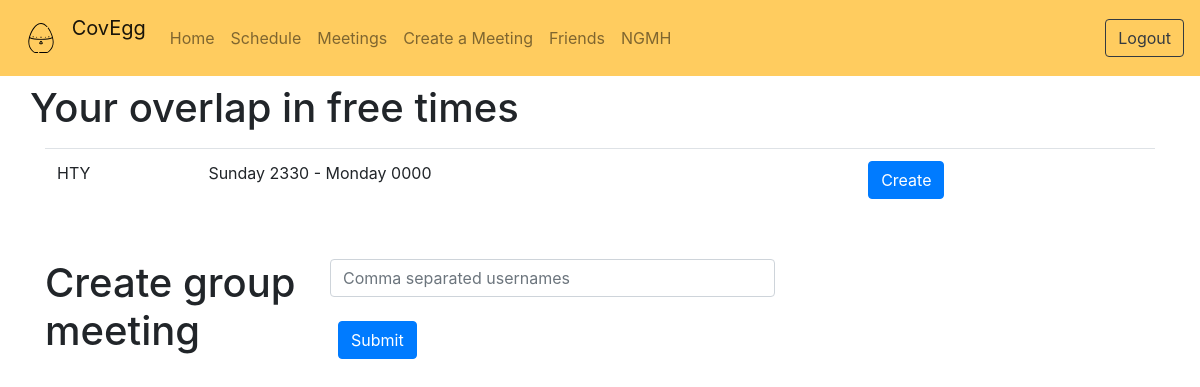
Before: /create_meeting (signed in) with the older database file.
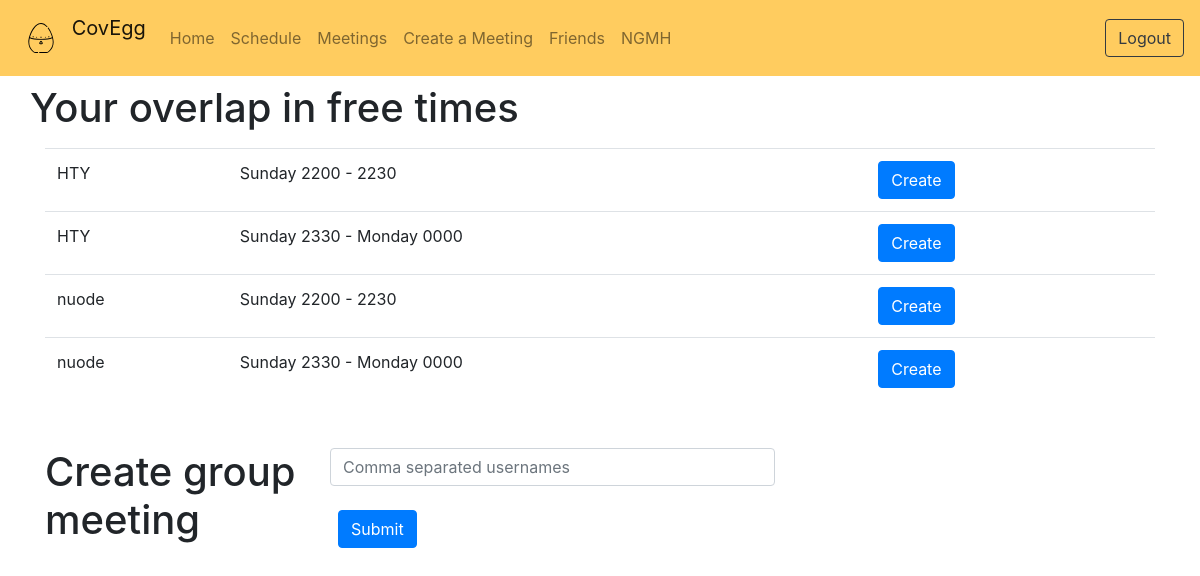
After: the same page with the newer database file.
### tables this page shows
CREATE TABLE users(username text PRIMARY KEY, phone integer, email text, password text, schedule text, friends text, pfriends text, meetings text);

### app.py (the view, shortened to what this page needs)
@app.route("/create_meeting", methods=["GET", "POST"])
def create_meeting():
    username = get_username()
    if not username:
        return redirect(url_for("login"))
    over = db.findoverlaps(username)
    if over == 0:
        return render_template("create_meeting.html", olength=0, username=username)
    overs = []
    for i in range(len(over)):
        overs.append(list(over[i]))
        overs[i][1] = parse_stime(over[i][1])
    olength = len(over)
    if request.method == "GET":
        return render_template("create_meeting.html", overs=overs, over=over, olength=olength, username=username)

### app.py (called while the page is built)
def get_username():
    if "username" in session: return session["username"]
    return False

def parse_stime(num):
    day = int(num / 48)
    hour = int(num % 24)
    half = int(num % 2)
    days = ["Monday", "Tuesday", "Wednesday", "Thursday", "Friday", "Saturday", "Sunday"]
    bruh = str(hour*100+half*30)
    while len(bruh) < 4: bruh = "0"+bruh
    time = days[day]+" "+bruh+" - "
    pday = day
    half += 1
    if half == 2:
        half = 0
        hour += 1
        if hour == 24:
            hour = 0
            day += 1
            if day == 7:
                day = 0
    if pday != day: time += days[day]
    bruh = str(hour*100+half*30)
    while len(bruh) < 4: bruh = "0"+bruh
    time += " "+bruh
    return time

### database.py (called while the page is built)
def findoverlaps(username):
    try:
        con = sqlite3.connect('mydatabase.db')
        cursorObj = con.cursor()
        cursorObj.execute(
            "SELECT friends FROM users where username = '" + username + "'")
        frens = cursorObj.fetchall()[0][0].split(",")[1:]
        cursorObj.execute(
            "SELECT schedule FROM users where username = '" + username + "'")
        schedule = cursorObj.fetchall()[0][0]
        lyst = []
        for f in frens:
            cursorObj.execute(
                "SELECT schedule FROM users where username = '" + f + "'")
            schedule2 = cursorObj.fetchall()[0][0]
            for i in range(336):
                if schedule2[i] == schedule[i] and int(schedule[i]):
                    lyst.append((f, i))
        return lyst
    except Exception as e:
        print(e)
        return 0

### templates/create_meeting.html (shortened to what this page needs)
<!DOCTYPE html>
<html>
{% include 'head.html' %}
  <body>
	<div>
      {% include 'navbar.html' %}
        <div class="container">
          {% if olength != 0 %}
          <div class="row my-2">
            <h1>Your overlap in free times</h1>
          </div>
          <table class="table">
              {% for overlap in range(olength) %}
              <tr>
                  <td>{{ overs[overlap][0] }}</td>
                  <td>{{ overs[overlap][1] }}</td>
                  <td>
                      <form action="/create_meeting" method="POST">
                        <input type=submit value="Create" class="btn btn-primary mx-2">
                      </form>
                  </td>
              </tr>
              {% endfor %}
          </table>
        {% else %}
        <div class="row my-2">
          <h2>Unfortunately, there is nobody who shares free time with you</h2>
        </div>
        {% endif %}
        </div>
        <div class="container">
        <div class="row my-5">
          <div class="col-3">
          <h1>Create group meeting</h1>
          </div>
          <div class="col-5">
          <form action="/create_meeting" method="POST">
            <div class="form-group">
            <input type="text" name="usernames" placeholder="Comma separated usernames" class="form-control"><br>
            <input type=submit class="btn btn-primary mx-2">
            </div>
          </form>
          </div>
        </div>
	</div>
  </body>
</html>

### templates/head.html (shortened to what this page needs)
<head>
	<link rel="stylesheet" href="{{url_for('static', filename='bootstrap/css/bootstrap.min.css')}}">
	<link rel = "stylesheet" type = "text/css" href = "{{url_for('static', filename='style.css')}}" />
</head>

### templates/navbar.html (shortened to what this page needs)
<nav class="navbar navbar-expand-lg navbar-light" style="background-color: #ffcc5f;">
  <a class="navbar-brand" href="/">
    <img src="{{url_for('static', filename='clock.svg')}}" width="30" height="30" class="d-inline-block align-top" alt="">
    CovEgg
  </a>
  <div class="collapse navbar-collapse" id="navbarSupportedContent">
    <ul class="navbar-nav mr-auto">
      <li class="nav-item">
        <a class="nav-link" href="/">Home</a>
      </li>
      <li class="nav-item">
        <a class="nav-link" href="/schedule">Schedule</a>
      </li>
      <li class="nav-item">
        <a class="nav-link" href="/meetings">Meetings</a>
      </li>
      <li class="nav-item">
        <a class="nav-link" href="/create_meeting">Create a Meeting</a>
      </li>
      <li class="nav-item">
        <a class="nav-link" href="/friends">Friends</a>
      </li>
      {% if username %}
      <li class="nav-item">
        <a class="nav-link" href="/profile">{{ username }}</a>
      </li>
      {% endif %}
    </ul>
    <div class="my-2 my-lg-0">
      {% if username %}
      <a class="btn btn-outline-dark my-2 my-sm-0" href="/logout">Logout</a>
      {% else %}
      <a class="btn btn-outline-dark my-2 my-sm-0" href="/login">Login/Signup</a>
      {% endif %}
  </div>
</nav>

### static/style.css (style rules this page uses)
img { margin: 10px; }

Changed rows visible on the page:
now on one of the page's lists (row edited): users: username "HTY"
changed users "HTY": overs "Sunday 2330 - Monday 0000" → "Sunday 2200 - 2230"
added users: username "nuode", overs "Sunday 2200 - 2230", overs "Sunday 2330 - Monday 0000"
